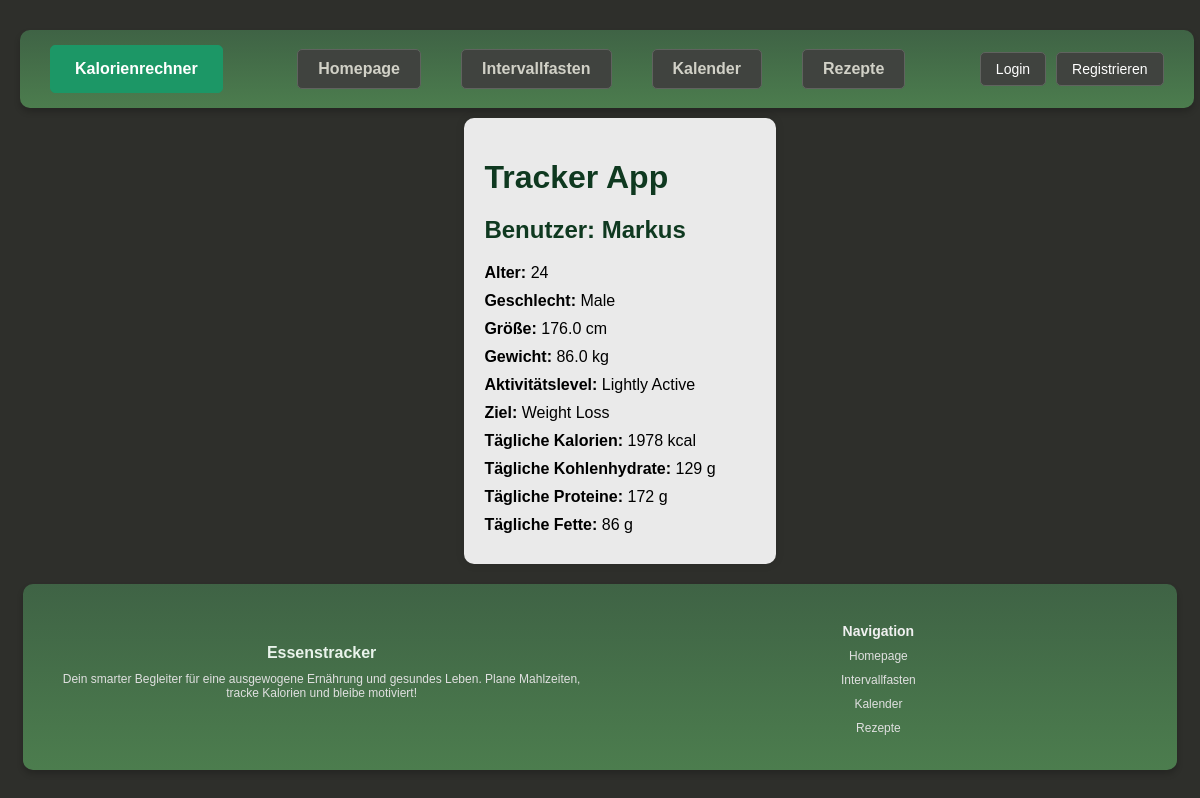
The app's page /trackerapp/account/ with its own data.
### trackerapp/models.py (models this page shows, shortened)
class UserProfile(models.Model):
    GENDER_CHOICES = [
        ('M', 'Male'),
        ('F', 'Female'),
    ]
    ACTIVITY_CHOICES = [
        ('sedentary', 'Sedentary'),
        ('light', 'Lightly Active'),
        ('moderate', 'Moderately Active'),
        ('active', 'Active'),
        ('very_active', 'Very Active'),
    ]
    GOAL_CHOICES = [
        ('weight_loss', 'Weight Loss'),
        ('maintenance', 'Maintenance'),
        ('weight_gain', 'Weight Gain'),
    ]
    username = models.CharField(max_length=150, unique=True)
    age = models.PositiveIntegerField()
    gender = models.CharField(max_length=1, choices=GENDER_CHOICES)
    height = models.FloatField(help_text="Height in cm")
    weight = models.FloatField(help_text="Weight in kg")
    activity = models.CharField(max_length=20, choices=ACTIVITY_CHOICES)
    goal = models.CharField(max_length=20, choices=GOAL_CHOICES)
    daily_calories = models.PositiveIntegerField()
    daily_carbohydrates = models.PositiveIntegerField(help_text="Daily Carbohydrates in grams")
    daily_proteins = models.PositiveIntegerField(help_text="Daily Proteins in grams")
    daily_fats = models.PositiveIntegerField(help_text="Daily Fats in grams")

### trackerapp/views.py (the view)
# urls.py: path('trackerapp/account/', trackerapp_views.account_view, name='account'),
def account_view(request):
    try:
        user = UserProfile.objects.get(username="Markus")
        context = {
            'user': user,
        }
    except UserProfile.DoesNotExist:
        context = {
            'error': "Benutzer Markus wurde nicht gefunden."
        }
    return render(request, 'account.html', context)

### trackerapp/templates/account.html (shortened to what this page needs)
{% extends 'base.html' %}
{% block content %}
    <div class="container">
        <h1>Tracker App</h1>
        {% if error %}
            <p class="error">{{ error }}</p>
        {% else %}
            <h2>Benutzer: {{ user.username }}</h2>
            <p><strong>Alter:</strong> {{ user.age }}</p>
            <p><strong>Geschlecht:</strong> {{ user.get_gender_display }}</p>
            <p><strong>Größe:</strong> {{ user.height }} cm</p>
            <p><strong>Gewicht:</strong> {{ user.weight }} kg</p>
            <p><strong>Aktivitätslevel:</strong> {{ user.get_activity_display }}</p>
            <p><strong>Ziel:</strong> {{ user.get_goal_display }}</p>
            <p><strong>Tägliche Kalorien:</strong> {{ user.daily_calories }} kcal</p>
            <p><strong>Tägliche Kohlenhydrate:</strong> {{ user.daily_carbohydrates }} g</p>
            <p><strong>Tägliche Proteine:</strong> {{ user.daily_proteins }} g</p>
            <p><strong>Tägliche Fette:</strong> {{ user.daily_fats }} g</p>
        {% endif %}
    </div>
{% endblock %}

### trackerapp/templates/base.html (style rules this page uses)
body { font-family: Arial, sans-serif; background-color: #2e2f2b; color: #d1d1c7; margin: 0; padding: 20px; justify-content: center; align-items: center; }

### trackerapp/templates/account.html (style rules this page uses)
body { font-family: Arial, sans-serif; background-color: #2e2f2b; color: #d1d1c7; margin: 0; display: flex; flex-direction: column; justify-content: center; align-items: center; text-align: center; }
h1 { color: #0f3920; margin-bottom: 20px; }
h2 { color: #0f3920; margin-bottom: 20px; }
.container { background-color: #eaeaea; padding: 20px; border-radius: 10px; box-shadow: 0px 0px 10px rgba(0, 0, 0, 0.1); max-width: 500px; width: 100%; text-align: left; }
p { margin: 10px 0; color: #000; }

### records on screen
UserProfile: username "Markus", age "24", gender "Male", height "176.0", weight "86.0", activity "Lightly Active", goal "Weight Loss", daily_calories "1978", daily_carbohydrates "129", daily_proteins "172", daily_fats "86"
